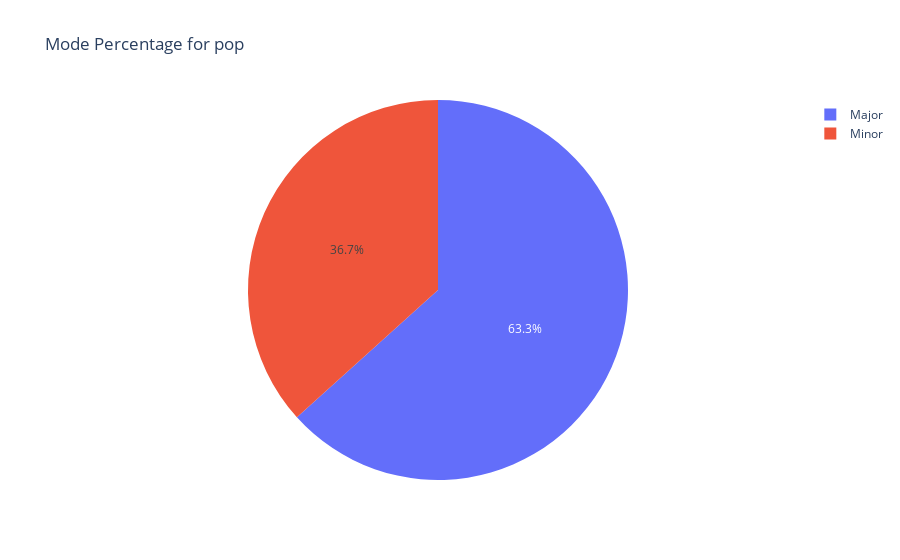

Notebook source saved alongside this figure:
### Code cell
def plot_genre_percentage(genre):
    if genre == 'all':
        selected_data = mode_perc   
    elif genre in mode_perc['main_genre'].values:
        selected_data = mode_perc[mode_perc['main_genre'] == genre]
    else:
        print("Genre not found in the dataset")
    fig = go.Figure(data=[go.Pie(labels=selected_data['type'], values=selected_data['percentage'])])
    fig.update_layout(title=f'Mode Percentage for {genre}')
    fig.show()
plot_genre_percentage('pop')

### Figure 1 — Plotly figure (JSON) as saved in the notebook; plotly's stock layout.template omitted (floating-point values rounded to 4 significant figures)
{"data": [{"labels": ["Major", "Minor"], "type": "pie", "values": [63.32, 36.68]}], "layout": {"autosize": true, "title": {"text": "Mode Percentage for pop"}}}
